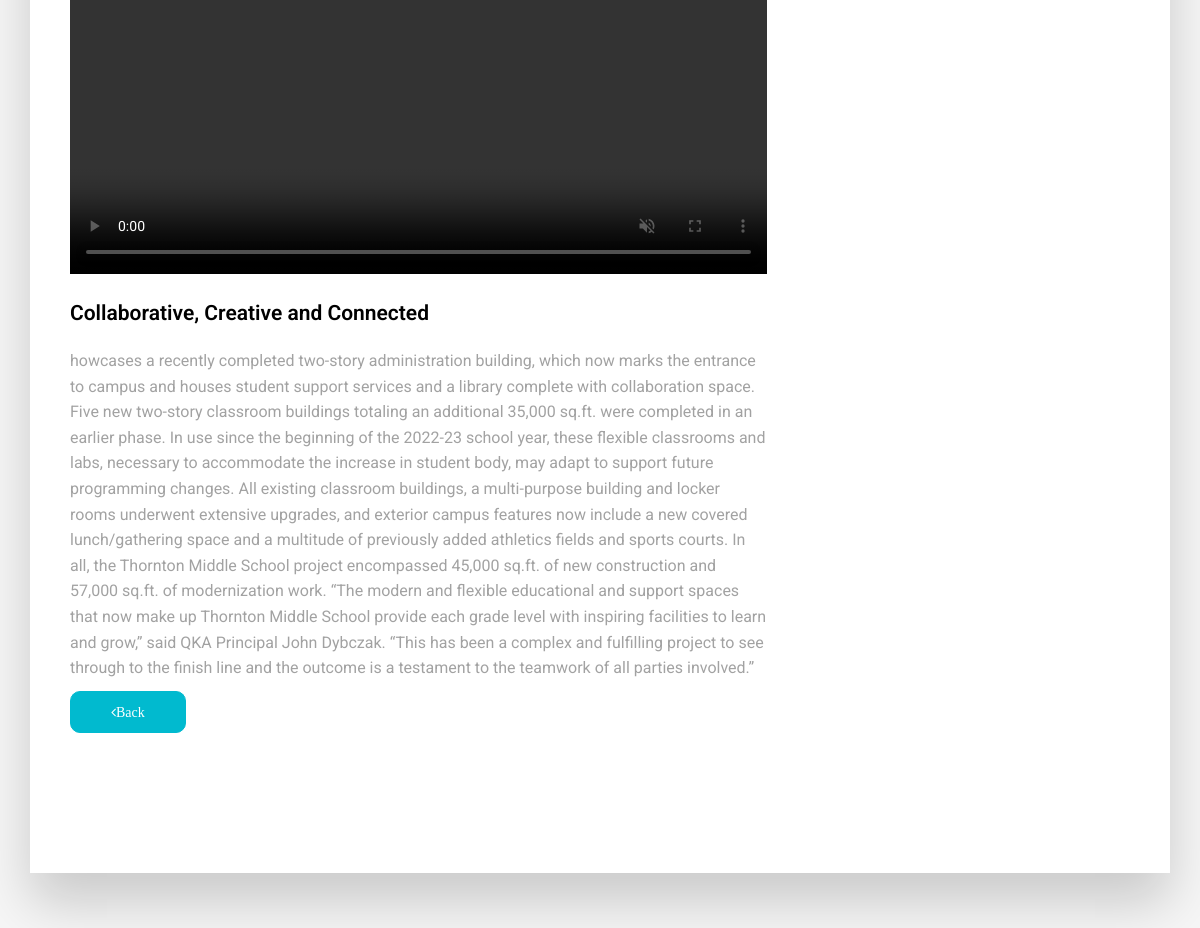
Page /article/3/ (middle part) on the earlier database version.
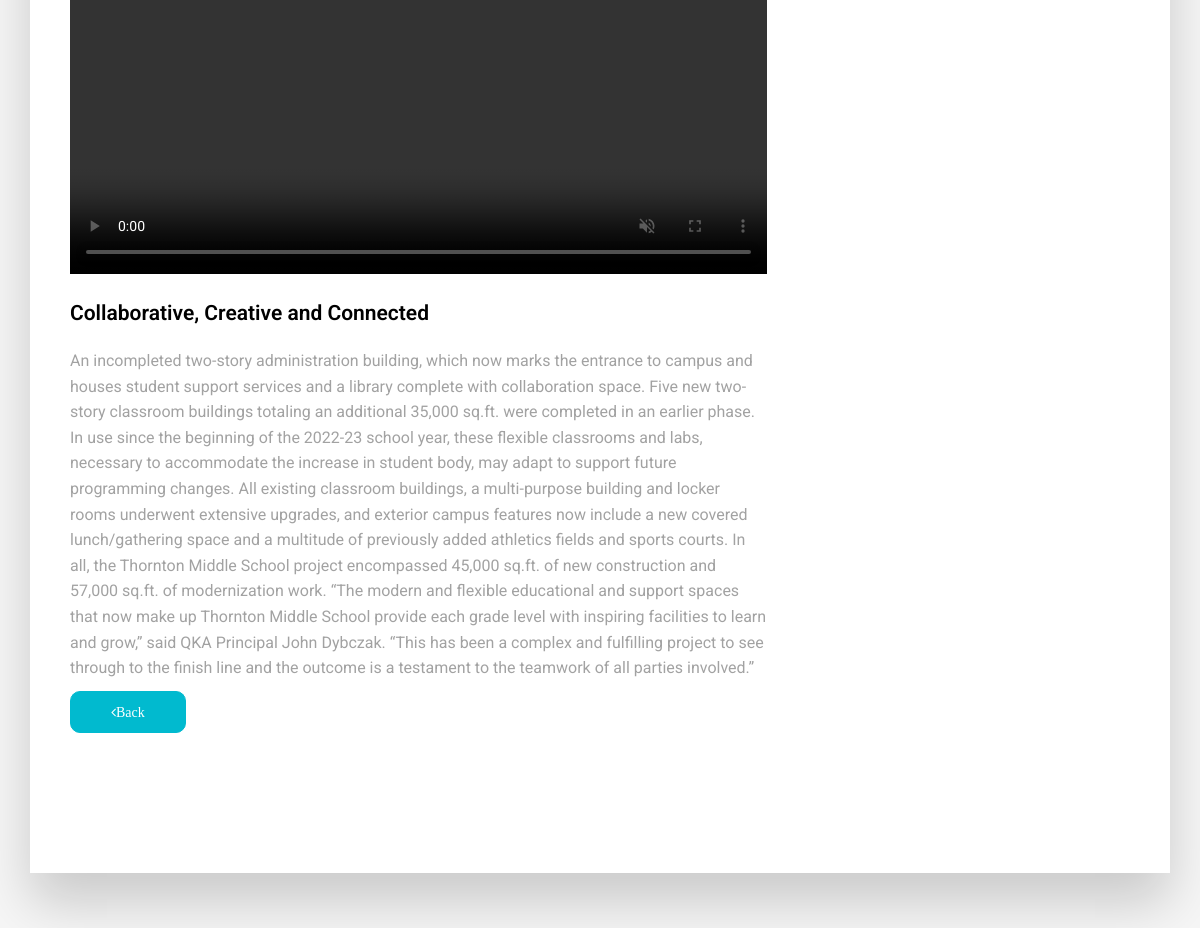
Same page on the later database version.
### deus_magnus/models.py (models this page shows, shortened)
class DeusMagnusMainPost(models.Model):
    deus_magnus_title = models.CharField(max_length=255, blank=True, null=True)
    deus_magnus_description = models.TextField()
    deus_magnus_slug = models.SlugField (max_length=255,blank=True, null=True)
    deus_manus_video = models.FileField(upload_to='videos/')
    deus_magnus_publish_date = models.DateTimeField (auto_now_add= True)
    deus_magnus_author = models.ForeignKey(User, on_delete=models.CASCADE)
    class Meta:
        ordering =['-deus_magnus_publish_date']

### deus_magnus/views.py (the view, shortened to what this page needs)
# urls.py: path('article/<int:pk>/', ArticleDetailView.as_view(), name="detail"),
class ArticleDetailView(DetailView):
    model = DeusMagnusMainPost
    template_name = 'deus_magnus/article_detail.html'

### templates/deus_magnus/article_detail.html (shortened to what this page needs)
{% extends "base.html" %}
{% load static %}
{% block content%}
<section class="section gb nopadtop">
    <div class="container">
        <div class="boxed">
            <div class="row">
                <div class="col-md-8">
                    <div class="content blog-list">
                        <div class="blog-wrapper clearfix">
                            <div class="blog-media">
                                <video autoplay muted playsinline loop width="100%" height="90%"  controls >
                                    <source src="{{ object.deus_manus_video.url }}" type="video/mp4">
                                </video>
                            </div>
                            <div class="blog-desc-big">
                                <p class="lead">{{ object.deus_magnus_title }}</p>
                                <p>{{ object.deus_magnus_description }}</p>
                            </div>
                        </div>
                            <div class="btn-wrapper">
                                <a href="{% url 'home' %}" class="btn btn-primary"style="border-radius: 10px;"><i class="fa fa-angle-left">Back</i></a>
                            </div>
                    </div>
                </div>
            </div>
        </div>
    </div>
</section>
{% endblock %}

### templates/base.html (shortened to what this page needs)
{% load static %}
<html class="no-js " lang="en">
<head>
	<link rel="stylesheet" href="{% static 'css/bootstrap.min.css' %}">
    <link rel="stylesheet" href="{% static 'css/font-awesome.min.css' %}">
    <link rel="stylesheet" href="{% static 'css/carousel.css' %}">
    <link rel="stylesheet" href="{% static 'css/animate.css' %}">
    <link rel="stylesheet" href="{% static 'css/style.css' %}">
</head>
<body>
    <div id="wrapper">
        {% block content %}
        {% endblock  %}
    </div>
</body>
</html>

### static/css/style.css (style rules this page uses)
body { background-color: #f6f6f6; line-height: 1.6; font-size: 16px; color: #a2a2a2; }
body, p, li, a { font-family: 'Roboto', sans-serif; }
.cop-logo img, a { color: #000; text-decoration: none !important; -webkit-transition: all ease 0.3s; -moz-transition: all ease 0.3s; transition: all ease 0.3s; }
.boxed { box-shadow: 0 30px 50px 0 rgba(1, 1, 1, 0.18); padding: 8rem 4rem 8rem; background-color: #ffffff; margin-top: -60px; }
.section { background-color: #ffffff; padding: 8rem 0; position: relative; display: block; }
.section.gb { background-color: #f6f6f6; }
.nopadtop { padding-top: 0 !important; }
.blog-list { padding-bottom: 30px; margin-bottom: 30px; }
.blog-media { display: block; margin: 25px 0; }
.blog-desc-big .lead { color: #000000; font-weight: 600; }
.btn { border-radius: 0; font-size: 14px; border: 1px solid #fff; font-weight: bold; color: #ffffff !important; padding: 13px 40px; text-transform: capitalize; }
.cb, .box .event-desc small, .pagination a, .pagination>.active>a, .pagination>.active>a:focus, .pagination>.active>a:hover, .pagination>.active>span, .pagination>.active>span:focus, .pagination>.active>span:hover, .tags-widget a, .owl-theme-01 .owl-nav [class*="owl-"]:hover, .yamm .dropdown-menu li:hover .menu-button, .yamm .dropdown-menu li .menu-button, mark, .bgcolor1, .image-wrap:before, .image-wrap:after, .btn-primary { border-color: #01bacf; background-color: #01bacf; box-shadow: inset 0 0 0 0 #00a8bd; -webkit-transition: all ease 0.5s; -moz-transition: all ease 0.5s; transition: all ease 0.5s; }

Differences in the rows shown:
changed DeusMagnusMainPost "Collaborative, Creative and Connected": deus_magnus_description "howcases a recently completed two-story administration building, which…" → "An incompleted two-story administration building, which…"
